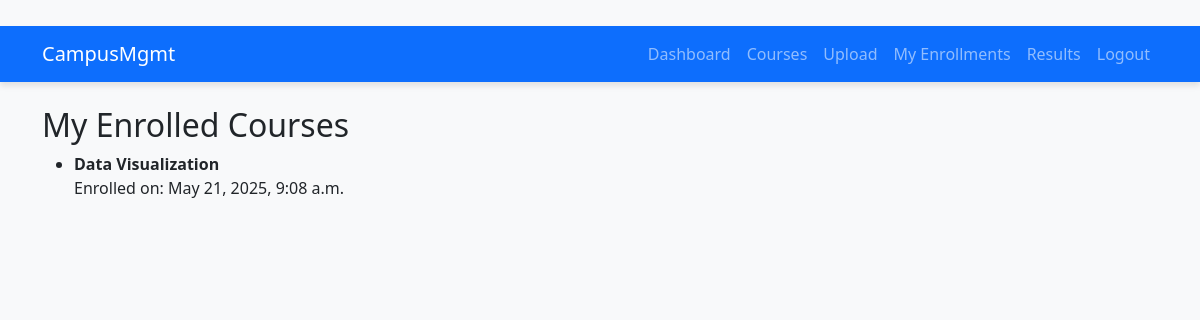
The app's page /courses/my/ (signed in), older data.
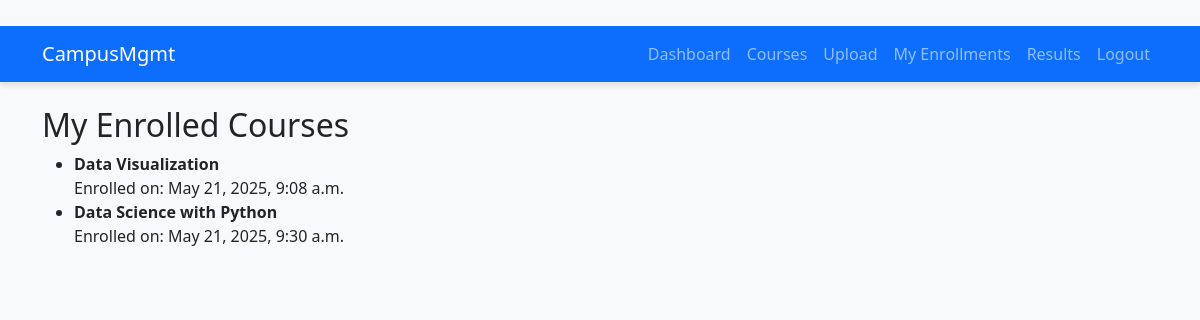
The same page, newer data.
### courses/models.py (models this page shows, shortened)
class Enrollment(models.Model):
     student = models.ForeignKey(User, on_delete=models.CASCADE, limit_choices_to={'role': 'student'})
     course = models.ForeignKey(Course, on_delete=models.CASCADE)
     enrolled_on = models.DateTimeField(auto_now_add=True)
     class Meta:
         unique_together = ('student', 'course')

class Course(models.Model):
    name = models.CharField(max_length=100)
    description = models.TextField()
    teacher = models.ForeignKey(User, on_delete=models.CASCADE, limit_choices_to={'role': 'teacher'})
    created_at = models.DateTimeField(auto_now_add=True)

### courses/views.py (the view)
# urls.py: path('my/', views.my_enrollments, name='my-courses'),
@login_required
def my_enrollments(request):
    enrollments = Enrollment.objects.filter(student=request.user)
    return render(request, 'courses/my_courses.html', {'enrollments': enrollments})

### templates/courses/my_courses.html (shortened to what this page needs)
{% extends 'base.html' %}
{% block content %}
<h2>My Enrolled Courses</h2>
<ul>
    {% for enrollment in enrollments %}
        <li>
            <strong>{{ enrollment.course.name }}</strong> <br>
            Enrolled on: {{ enrollment.enrolled_on|date:"F j, Y, g:i a" }}
        </li>
    {% empty %}
        <li>You have not enrolled in any courses yet.</li>
    {% endfor %}
</ul>
{% endblock %}

Row changes from the older to the newer data that the page shows:
added Enrollment: course.name "Data Science with Python", enrolled_on "May 21, 2025, 9:30 a.m."
